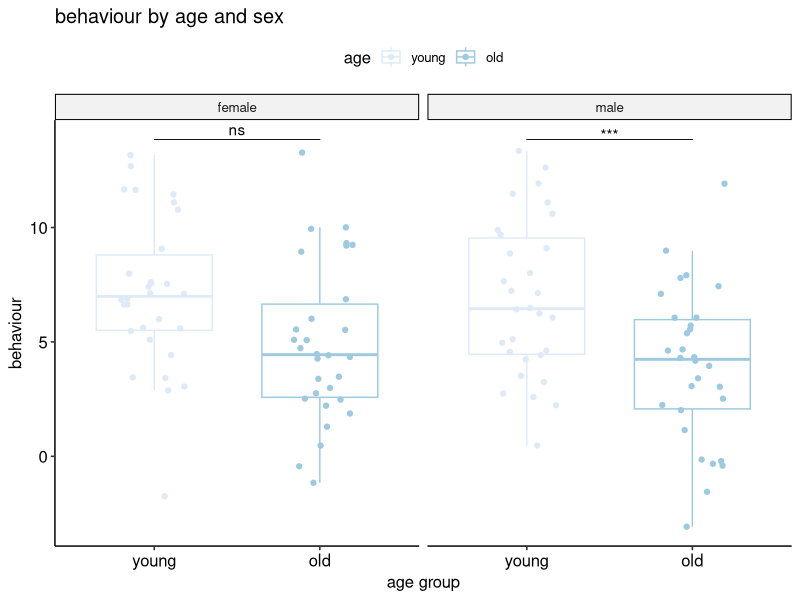

Write the R code that produced this figure.
library("ggpubr")
library("dplyr")
library("magrittr")

setwd("/projects/biomedical-data-analysis") # put the path to the project here

df <- read.table(
  file       = "./two-way-examples/two-way-data-first-example.tsv",
  header     = TRUE,
  sep        = " ",              
  stringsAsFactors = FALSE
)

#run anova
anova_results <- aov(behaviour ~ sex * age, data = df)

print(summary(anova_results))



df$group <- interaction(df$sex, df$age, sep = "_") #this is a factor which we want for the t.test

# (A) run pairwise.t.test for posthoc comparisons; use the data in the df, experiment with the different p-value adjustment methods
# hint - google how to get help on a function
# save your result as a variable named pw_all

pw_all <- 
  pairwise.t.test(
    x = df$behaviour,
    g = df$group,
    p.adjust.method = "bonferroni"
    )


# (B) inspect how pw_all looks like, what is its class?
# the function below is a helper function to extract p-values

get_p <- function(mat, g1, g2) {
  rn <- rownames(mat)
  cn <- colnames(mat)
  if (g1 %in% rn && g2 %in% cn)
    return(mat[g1, g2])
  if (g2 %in% rn && g1 %in% cn)
    return(mat[g2, g1])
  stop(sprintf("not found", g1, g2)) # (C) what dose this line do?
}

p_female <- get_p(pw_all$p.value, "female_old", "female_young")
p_male   <- get_p(pw_all$p.value, "male_old",   "male_young")


y_max  <- max(df$behaviour) # (D) we will need this for plotting. why? (you can google the documentation for stat_pvalue_manual in ggpubr)

ann_df <- data.frame(
  sex        = c("female", "male"),
  group1     = "young",
  group2     = "old",
  p          = c(p_female, p_male),
  y.position = y_max + 0.5           
) %>% dplyr::mutate(
  p.signif = ifelse( #this ifelse is a function
    p > 0.05, #condtion so if my p-value is > 0.05
    "ns", # if true - then make it ns
    ifelse( #if false - run another ifelse
      p > 0.01, # condition nr 2
      "*",
      ifelse(
        p > 0.01,
        "**",
        "***"
      )
    )
  )
)
  


# (E) inspect ann_df, ad a column p.signif that will have stars instead of p-values (hint mutate the p-value column)

p <- ggboxplot(
  df,
  x        = "age",
  y        = "behaviour",
  color    = "age",
  palette  = "Blues", # (F) can you find other possible palletes? can you define your own palette?
  add      = "jitter",
  facet.by = "sex"
) +
  stat_pvalue_manual(
    data       = ann_df,
    label      = "p.signif",
    tip.length = 0,
    hide.ns    = FALSE
  ) +
  labs(
    title = "behaviour by age and sex",
    x     = "age group",
    y     = "behaviour"
  ) +
  theme_pubr()

print(p)


